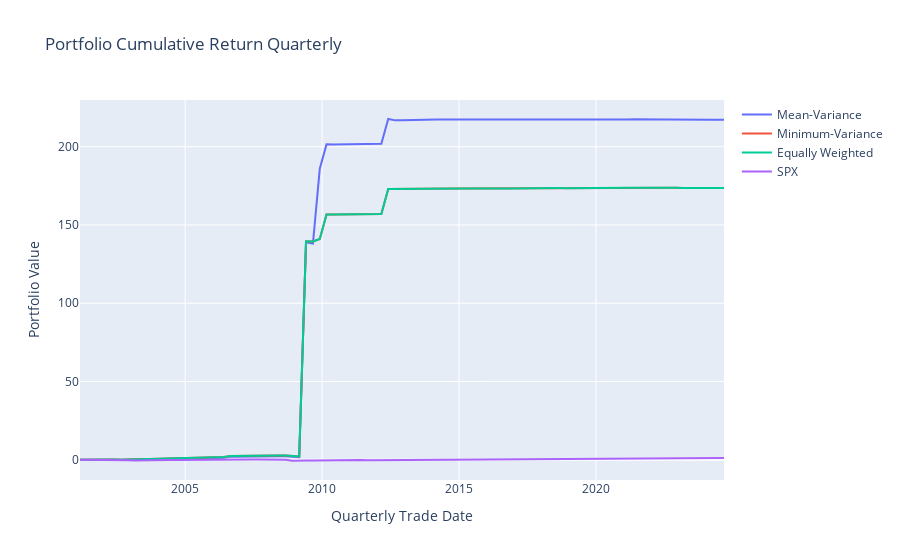

The cell this chart's notebook holds for it:
### Markdown cell above
## 4.3 Plot Portfolio Cumulative Return

### Code cell
trace_return1 = go.Scatter(x = time_ind, y = portfolio_cumsum_meanv, mode = 'lines', name = 'Mean-Variance')
trace_return2 = go.Scatter(x = time_ind, y = portfolio_cumsum_minv, mode = 'lines', name = 'Minimum-Variance')
trace_return3 = go.Scatter(x = time_ind, y = portfolio_cumsum_equal, mode = 'lines', name = 'Equally Weighted')
trace_return4 = go.Scatter(x = time_ind, y = spx_cumsum, mode = 'lines', name = 'SPX')

data = [trace_return1,trace_return2,trace_return3, trace_return4]
layout = dict(title = "Portfolio Cumulative Return Quarterly", 
              xaxis = dict(title = 'Quarterly Trade Date'), 
              yaxis = dict(title = 'Portfolio Value'))
fig = dict(data = data, layout = layout)
plotly.offline.iplot(fig)
